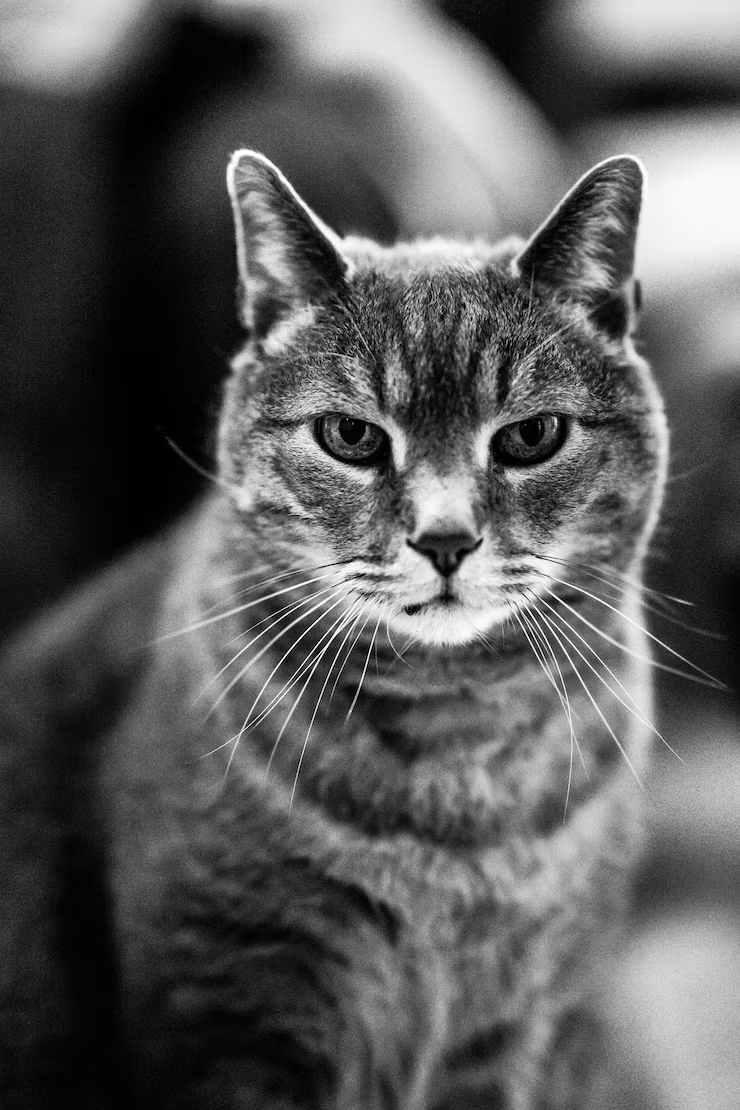
#> input picture opencv-201/kedi.png, 740 x 1110 px, found by its file name
$ python geometrik-donusumler.py
#> lines starting #> are read from the running program, lines starting #| are printed output that depends on the picture
import cv2 as cv
import numpy as np

#shifting yöntemi (kaydırma)

img = cv.imread("/home/kiyran/Masaüstü/opencv/opencv-201/kedi.png")
#> img is the input picture: shape (1110, 740, 3); min 0, max 255, mean 91.4

rows = img.shape[0]
#> rows = 1110
cols = img.shape[1]
#> cols = 740

print(rows,cols)
#| 1110 740

M = np.float32([
    [1, 0, 300],
    [0, 1, 90]
])


shifted = cv.warpAffine(img,M,(cols,rows))
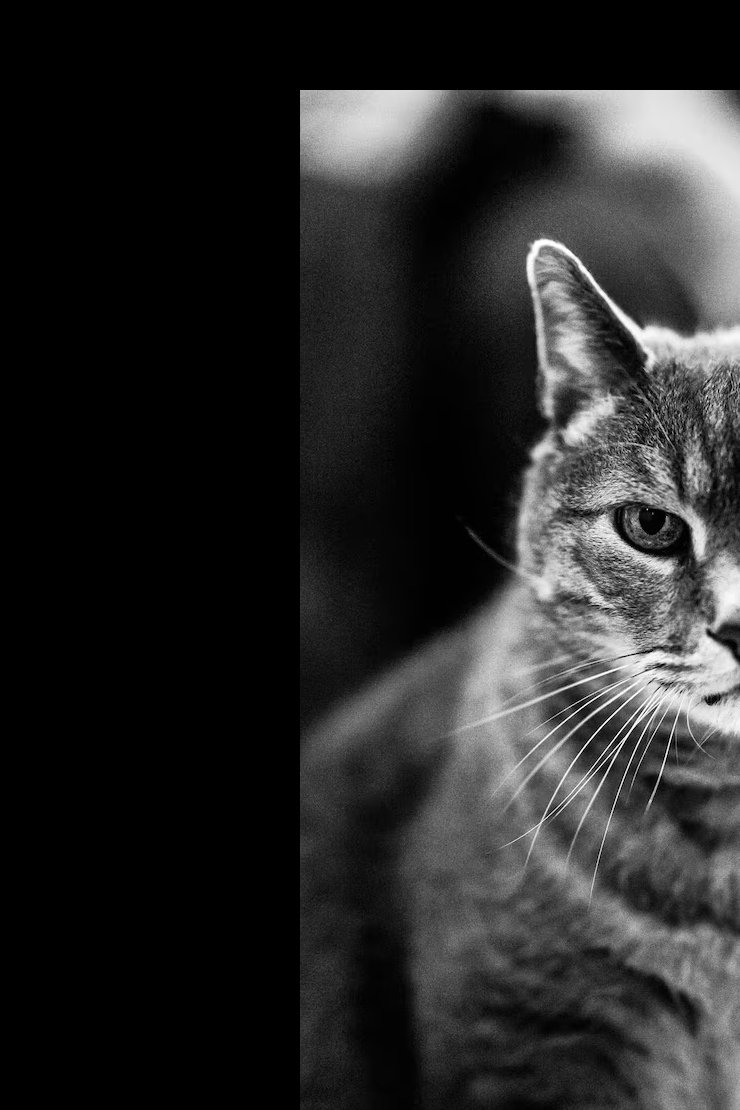
#> shifted: shape (1110, 740, 3); min 0, max 255, mean 40.8

cv.imshow("original",img)
cv.waitKey(0)

cv.imshow("shifted",shifted)
cv.waitKey(0)

# rotation (döndürme)

M = cv.getRotationMatrix2D((cols/2,rows/2),90,1)

dst = cv.warpAffine(img,M,(cols,rows))
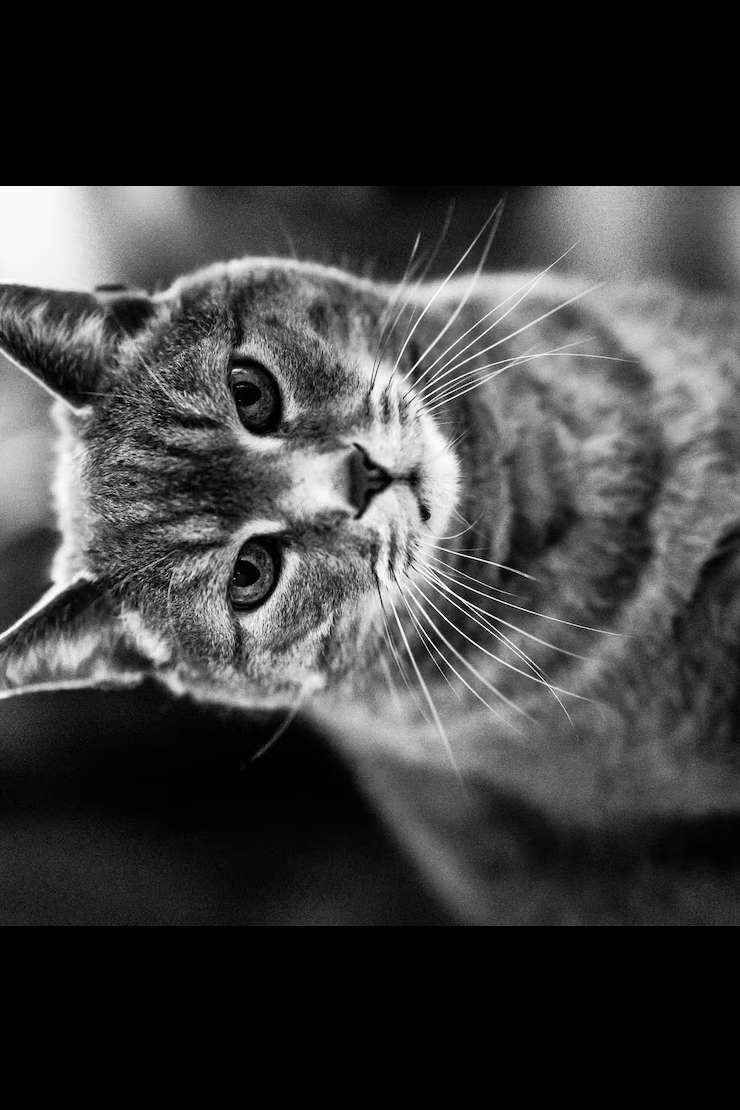
#> dst: shape (1110, 740, 3); min 0, max 255, mean 60.5

cv.imshow("img",dst)
cv.waitKey(0)

# scaling (düzenltme)

res = cv.resize(img,None,fx=0.4,fy=0.4,interpolation=cv.INTER_CUBIC)

cv.imshow("img",res)
cv.waitKey(0)

# kucuk resim

rows = res.shape[0]
#> rows = 444

cols = res.shape[1]
#> cols = 296

M = np.float32([[1,0,200],
                [0,1,90]])

shifted = cv.warpAffine(res,M,(cols,rows))
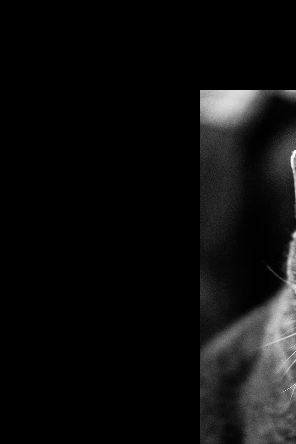
#> shifted: shape (444, 296, 3); min 0, max 255, mean 13.6
cv.imshow("orijinal",res)
cv.waitKey(0)

shifted = cv.warpAffine(res,M,(cols,rows))
cv.imshow("shifted",shifted)
cv.waitKey(0)
cv.destroyAllWindows()

$ run again, with opencv-201/labirent.jpg saved as opencv-201/kedi.png
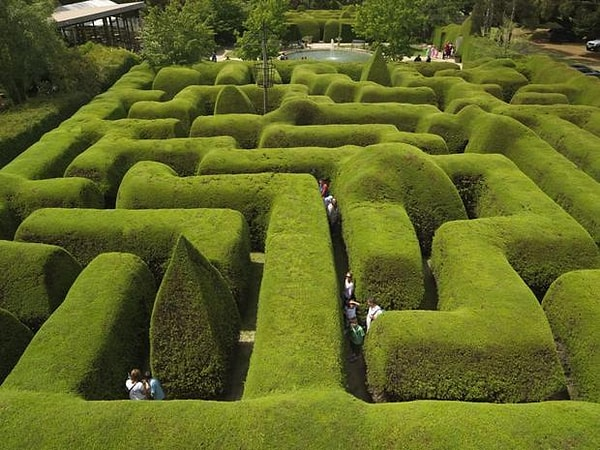
#> input picture opencv-201/labirent.jpg, 600 x 450 px, found by its file name
#> img is the input picture: shape (450, 600, 3); mean B, G, R 36.1, 103.3, 96.6
#| 450 600
#> `dst = cv.warpAffine(img,M,(cols,rows))`:
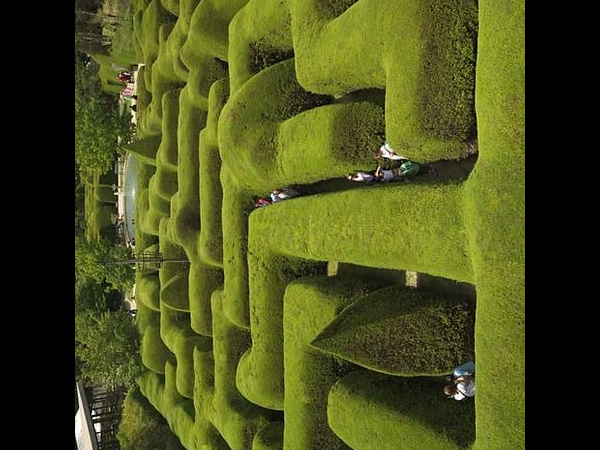
#> dst: shape (450, 600, 3); mean B, G, R 27.9, 79.4, 74.4
#> `shifted = cv.warpAffine(res,M,(cols,rows))`:
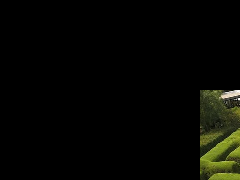
#> shifted: shape (180, 240, 3); mean B, G, R 3.1, 7.1, 6.5
